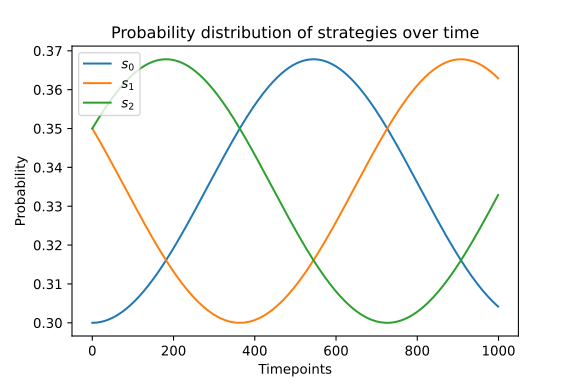

This chart was generated by the following Python code:
"""
Code to draw plot for the documentation.

This plots an example of non-convergence.

The code should match the reference code in the documentation.
"""
import numpy as np
import nashpy as nash
import matplotlib.pyplot as plt

A = np.array([[0, -1, 1], [1, 0, -1], [-1, 1, 0]])
game = nash.Game(A)
y0 = np.array([0.3, 0.35, 0.35])

plt.plot(game.replicator_dynamics(y0=y0))
plt.xlabel("Timepoints")
plt.ylabel("Probability")
plt.title("Probability distribution of strategies over time")
plt.legend([f"$s_{0}$", f"$s_{1}$", f"$s_{2}$"], loc="upper left")

plt.savefig("main.svg", transparent=True)
